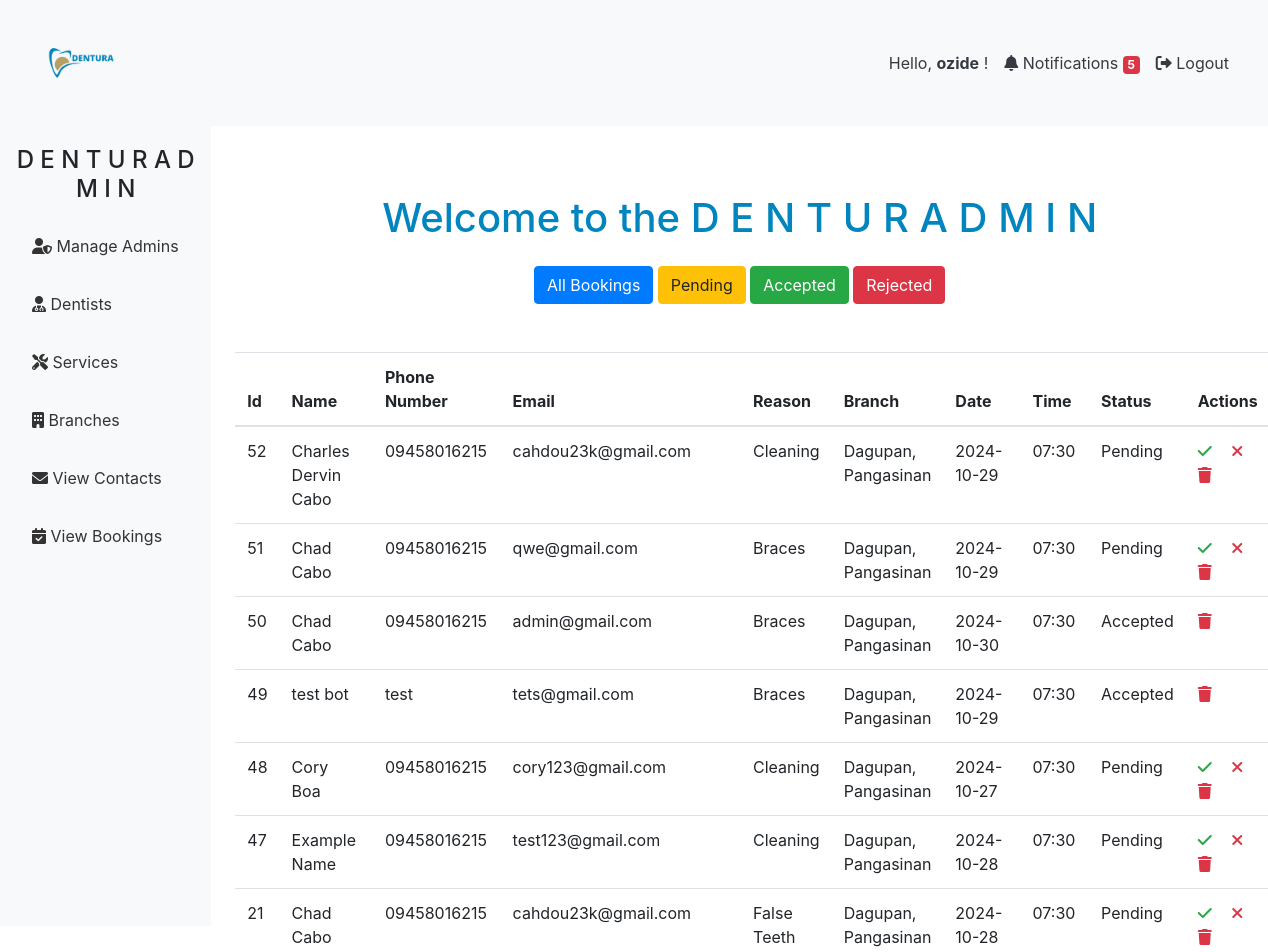
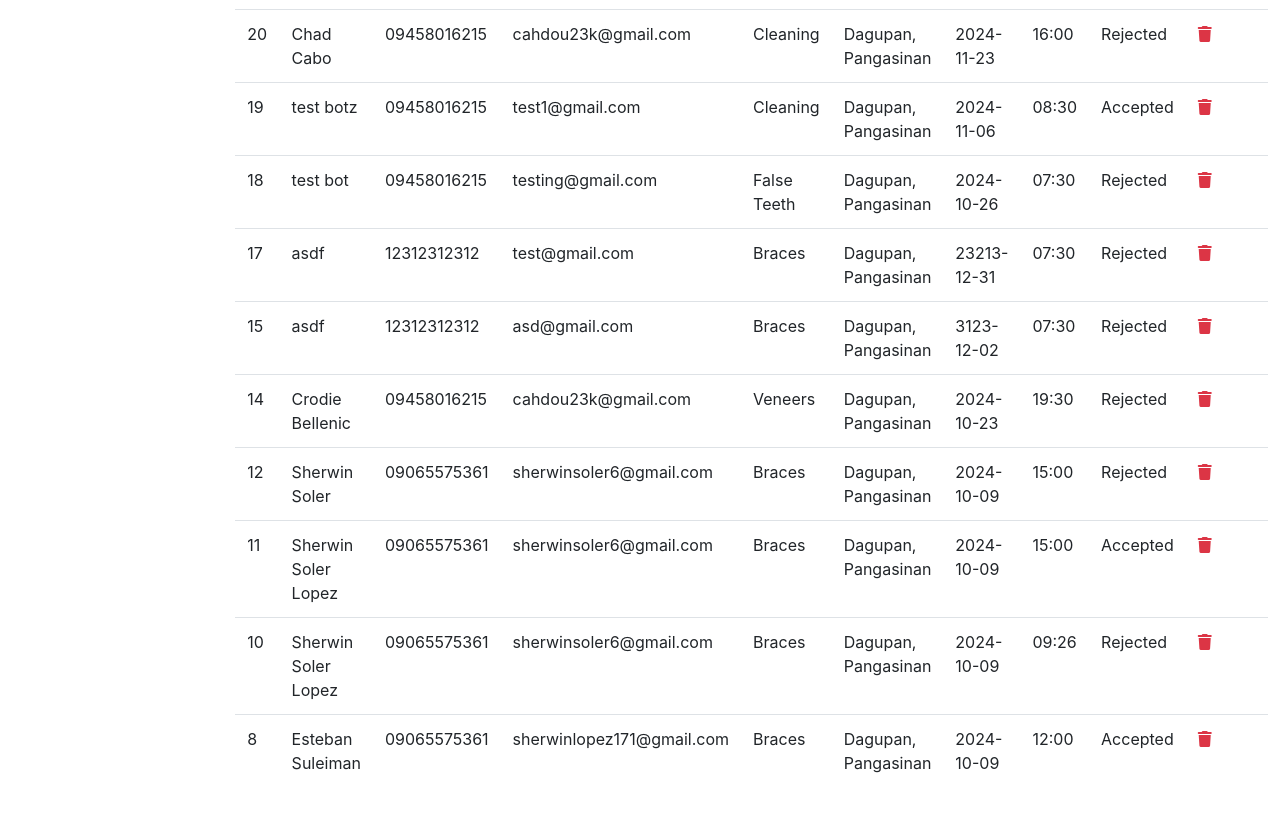
Screenshot of /admin/php/view_bookings.php (signed in) with the database file from the repository (2 pictures, top to bottom).
### tables this page shows
CREATE TABLE `bookings` (
  `id` int(11) NOT NULL,
  `uid` int(11) NOT NULL,
  `name` varchar(250) NOT NULL,
  `email` varchar(250) NOT NULL,
  `number` varchar(250) NOT NULL,
  `reason` varchar(250) NOT NULL,
  `branch` varchar(250) NOT NULL,
  `date` text NOT NULL,
  `time` text NOT NULL,
  `status` varchar(20) DEFAULT 'Pending'
);

### admin/php/view_bookings.php (the view, shortened to what this page needs)
<!DOCTYPE html>
<html lang="en">
<head>
    <link rel="stylesheet" href="https://stackpath.bootstrapcdn.com/bootstrap/4.5.2/css/bootstrap.min.css">
    <link rel="stylesheet" href="https://cdnjs.cloudflare.com/ajax/libs/font-awesome/6.0.0-beta3/css/all.min.css">
    <link rel="stylesheet" href="/admin/css/admin_dashboard.css">
    <link rel="stylesheet" href="https://cdnjs.cloudflare.com/ajax/libs/sweetalert/1.1.3/sweetalert.min.css">
</head>
<body>
<?php
$conn = new mysqli("localhost", "root", "", "dentura");
$result = $conn->query("SELECT COUNT(*) as newBookings FROM bookings WHERE status = 'Pending'");
$newBookings = 0;
if ($result->num_rows > 0) {
    $row = $result->fetch_assoc();
    $newBookings = $row['newBookings'];
}
?>
<nav class="navbar navbar-expand-lg navbar-light bg-light">
    <div class="container-fluid">
        <a class="navbar-brand" href="#">
            <img src="/assets/images/DENTURA.png" alt="DenturAdmin Logo" style="height: 100px;">
        </a>
        <div class="collapse navbar-collapse" id="navbarNav">
            <ul class="navbar-nav ml-auto">
                <li class="nav-item">
                    <span class="nav-link text-dark">Hello, <b><?php echo htmlspecialchars($_SESSION['username']); ?></b> !</span>
                </li>
                <li class="nav-item">
                    <a class="nav-link text-dark" href="#" id="notification-btn">
                        <i class="fas fa-bell"></i> Notifications
                        <?php if ($newBookings > 0): ?>
                            <span class="badge badge-danger"><?php echo $newBookings; ?></span>
                        <?php endif; ?>
                    </a>
                </li>
                <li class="nav-item">
                    <a href="logout.php" class="nav-link text-dark">
                        <i class="fas fa-sign-out-alt"></i> Logout
                    </a>
                </li>
            </ul>
        </div>
    </div>
</nav>
<div class="container-fluid">
    <div class="row">
        <nav class="col-md-2 d-none d-md-block bg-light sidebar">
            <div class="sidebar-sticky">
                <h4 class="text-center">D E N T U R A D M I N</h4>
                <ul class="nav flex-column">
                    <li class="nav-item active">
                        <a class="nav-link" href="manage_admin.php">
                            <i class="fas fa-user-shield"></i> Manage Admins
                        </a>
                    </li>
                    <li class="nav-item">
                        <a class="nav-link" href="frontend/view_dentists.php">
                            <i class="fas fa-user-md"></i> Dentists
                        </a>
                    </li>
                    <li class="nav-item">
                        <a class="nav-link" href="frontend/view_services.php">
                            <i class="fas fa-tools"></i> Services
                        </a>
                    </li>
                    <li class="nav-item">
                        <a class="nav-link" href="frontend/view_branches.php">
                            <i class="fas fa-building"></i> Branches
                        </a>
                    </li>
                    <li class="nav-item">
                        <a class="nav-link" href="frontend/view_contacts.php">
                            <i class="fas fa-envelope"></i> View Contacts
                        </a>
                    </li>
                    <li class="nav-item">
                        <a class="nav-link" href="view_bookings.php">
                            <i class="fas fa-calendar-check"></i> View Bookings
                        </a>
                    </li>
                </ul>
            </div>
        </nav>
        <main role="main" class="col-md-9 ml-sm-auto col-lg-10 px-4">
            <h1 class="text-center mt-5 dashboard-header">Welcome to the D E N T U R A D M I N</h1>
            <div class="text-center mt-4">
                <a href="view_bookings.php?filter=all" class="btn btn-primary">All Bookings</a>
                <a href="view_bookings.php?filter=pending" class="btn btn-warning">Pending</a>
                <a href="view_bookings.php?filter=accepted" class="btn btn-success">Accepted</a>
                <a href="view_bookings.php?filter=rejected" class="btn btn-danger">Rejected</a>
            </div>
            <div id="bookings-info" class="mt-5">
                <?php
                $conn = new mysqli("localhost", "root", "", "dentura");
                $query = "SELECT id, name, number, email, reason, branch, date, time, COALESCE(status, 'Pending') AS status FROM bookings ";
                $query .= "ORDER BY id DESC";
                $result = $conn->query($query);
                ?>
                <table class="table mt-3">
                    <thead>
                        <tr>
                            <th>Id</th>
                            <th>Name</th>
                            <th>Phone Number</th>
                            <th>Email</th>
                            <th>Reason</th>
                            <th>Branch</th>
                            <th>Date</th>
                            <th>Time</th>
                            <th>Status</th>
                            <th>Actions</th>
                        </tr>
                    </thead>
                    <tbody>
                        <?php
                        if ($result->num_rows > 0) {
                            while ($row = $result->fetch_assoc()) {
                                $bookingStatus = htmlspecialchars($row['status']);
                                echo "<tr>
                                        <td>" . htmlspecialchars($row['id']) . "</td>
                                        <td>" . htmlspecialchars($row['name']) . "</td>
                                        <td>" . htmlspecialchars($row['number']) . "</td>
                                        <td>" . htmlspecialchars($row['email']) . "</td>
                                        <td>" . htmlspecialchars($row['reason']) . "</td>
                                        <td>" . htmlspecialchars($row['branch']) . "</td>
                                        <td>" . htmlspecialchars($row['date']) . "</td>
                                        <td>" . htmlspecialchars($row['time']) . "</td>
                                        <td>" . htmlspecialchars($row['status']) . "</td>
                                        <td>";
                                if ($bookingStatus === 'Pending') {
                                    echo "<a href='#' class='text-success mr-3 action-button' data-id='" . htmlspecialchars($row['id']) . "' data-action='accept' title='Accept Booking'>
                                            <i class='fas fa-check'></i>
                                          </a>
                                          <a href='#' class='text-danger mr-3 action-button' data-id='" . htmlspecialchars($row['id']) . "' data-action='reject' title='Reject Booking'>
                                            <i class='fas fa-times'></i>
                                          </a>";
                                }
                                echo "<a href='#' class='text-danger action-button' data-id='" . htmlspecialchars($row['id']) . "' data-action='delete' title='Delete Booking'>
                                        <i class='fas fa-trash'></i>
                                      </a>
                                      </td>
                                    </tr>";
                            }
                        } else {
                            echo "<tr><td colspan='10' class='text-center'>No bookings available.</td></tr>";
                        }
                        ?>
                    </tbody>
                </table>
            </div>
        </main>
    </div>
</div>
</body>
</html>

### admin/css/admin_dashboard.css (style rules this page uses)
.sidebar { height: 100vh; padding-top: 20px; }
.sidebar .nav-item { margin-top: 10px; }
.sidebar .nav-link { color: #333; padding: 10px 15px; border: 2px solid transparent; border-radius: 5px; position: relative; overflow: hidden; transition: all 0.3s; }
.sidebar .nav-link:before { content: ""; position: absolute; top: 0; left: 0; right: 0; bottom: 0; border: 2px solid #007bff; border-radius: 5px; opacity: 0; transition: opacity 0.3s; z-index: 0; }
main { padding: 20px; }
.dashboard-header { color: #0085be; }

### rows the page displays
bookings: id "52", name "Charles Dervin Cabo", number "09458016215", email "cahdou23k@gmail.com", reason "Cleaning", branch "Dagupan, Pangasinan", date "2024-10-29", time "07:30", status "Pending"
bookings: id "51", name "Chad Cabo", number "09458016215", email "qwe@gmail.com", reason "Braces", branch "Dagupan, Pangasinan", date "2024-10-29", time "07:30", status "Pending"
bookings: id "50", name "Chad Cabo", number "09458016215", email "admin@gmail.com", reason "Braces", branch "Dagupan, Pangasinan", date "2024-10-30", time "07:30", status "Accepted"
bookings: id "49", name "test bot", number "test", email "tets@gmail.com", reason "Braces", branch "Dagupan, Pangasinan", date "2024-10-29", time "07:30", status "Accepted"
bookings: id "48", name "Cory Boa", number "09458016215", email "cory123@gmail.com", reason "Cleaning", branch "Dagupan, Pangasinan", date "2024-10-27", time "07:30", status "Pending"
bookings: id "47", name "Example Name", number "09458016215", email "test123@gmail.com", reason "Cleaning", branch "Dagupan, Pangasinan", date "2024-10-28", time "07:30", status "Pending"
bookings: id "21", name "Chad Cabo", number "09458016215", email "cahdou23k@gmail.com", reason "False Teeth", branch "Dagupan, Pangasinan", date "2024-10-28", time "07:30", status "Pending"
bookings: id "20", name "Chad Cabo", number "09458016215", email "cahdou23k@gmail.com", reason "Cleaning", branch "Dagupan, Pangasinan", date "2024-11-23", time "16:00", status "Rejected"
bookings: id "19", name "test botz", number "09458016215", email "test1@gmail.com", reason "Cleaning", branch "Dagupan, Pangasinan", date "2024-11-06", time "08:30", status "Accepted"
bookings: id "18", name "test bot", number "09458016215", email "testing@gmail.com", reason "False Teeth", branch "Dagupan, Pangasinan", date "2024-10-26", time "07:30", status "Rejected"
bookings: id "17", name "asdf", number "12312312312", email "test@gmail.com", reason "Braces", branch "Dagupan, Pangasinan", date "23213-12-31", time "07:30", status "Rejected"
bookings: id "15", name "asdf", number "12312312312", email "asd@gmail.com", reason "Braces", branch "Dagupan, Pangasinan", date "3123-12-02", time "07:30", status "Rejected"
bookings: id "14", name "Crodie Bellenic", number "09458016215", email "cahdou23k@gmail.com", reason "Veneers", branch "Dagupan, Pangasinan", date "2024-10-23", time "19:30", status "Rejected"
bookings: id "12", name "Sherwin Soler", number "09065575361", email "sherwinsoler6@gmail.com", reason "Braces", branch "Dagupan, Pangasinan", date "2024-10-09", time "15:00", status "Rejected"
bookings: id "11", name "Sherwin Soler Lopez", number "09065575361", email "sherwinsoler6@gmail.com", reason "Braces", branch "Dagupan, Pangasinan", date "2024-10-09", time "15:00", status "Accepted"
bookings: id "10", name "Sherwin Soler Lopez", number "09065575361", email "sherwinsoler6@gmail.com", reason "Braces", branch "Dagupan, Pangasinan", date "2024-10-09", time "09:26", status "Rejected"
bookings: id "8", name "Esteban Suleiman", number "09065575361", email "sherwinlopez171@gmail.com", reason "Braces", branch "Dagupan, Pangasinan", date "2024-10-09", time "12:00", status "Accepted"

### other values shown
$_SESSION['username'] "ozide"
$newBookings "5"
